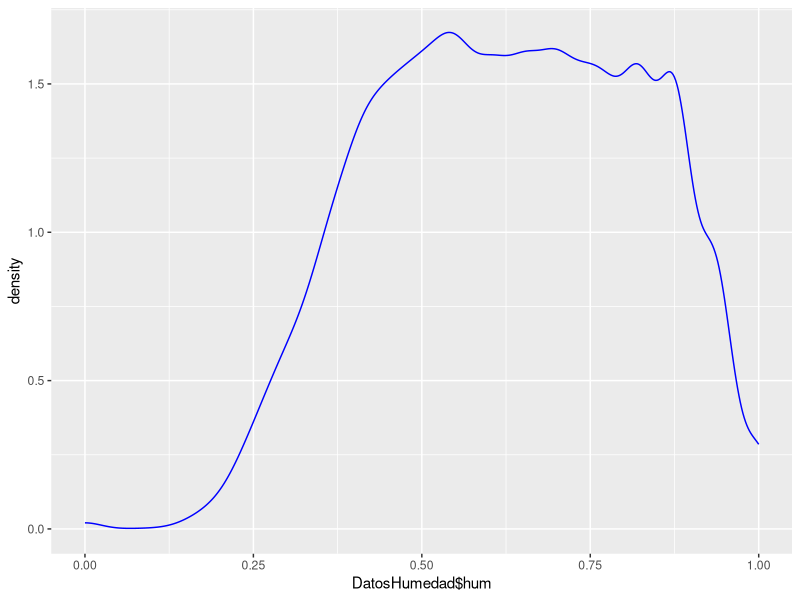
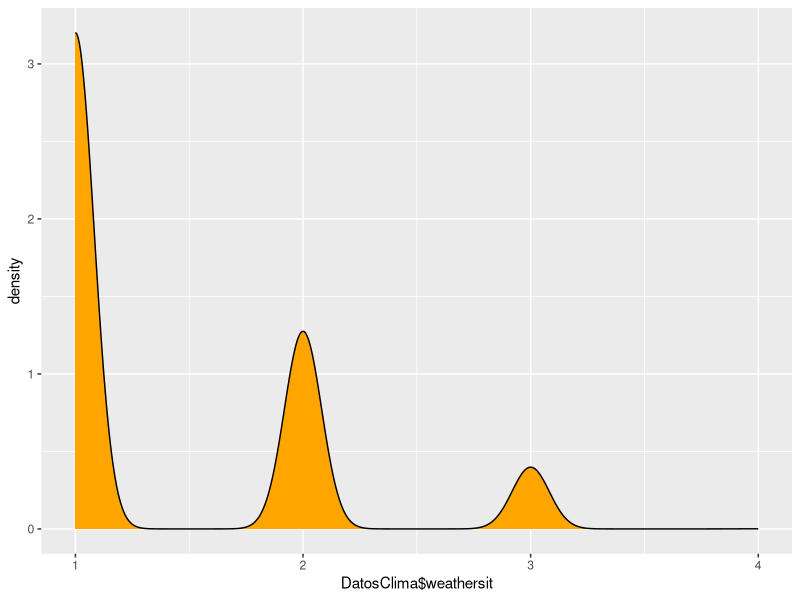
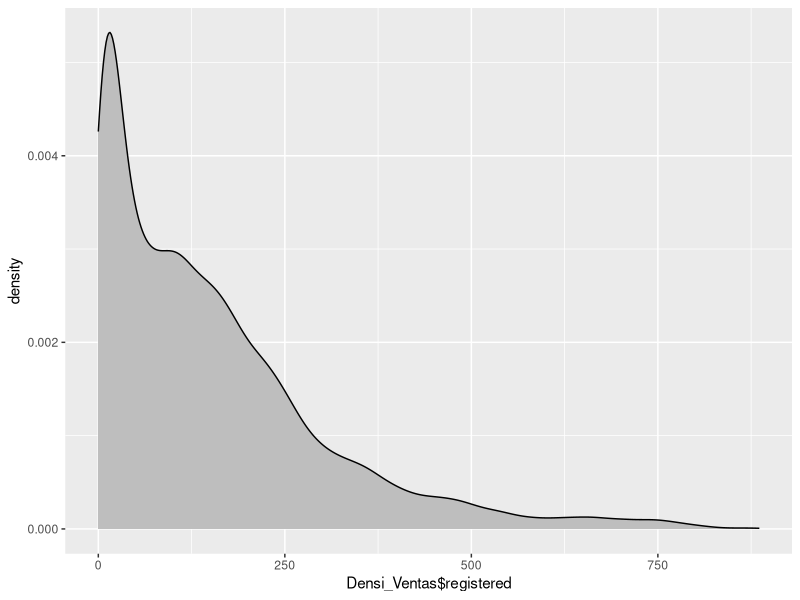
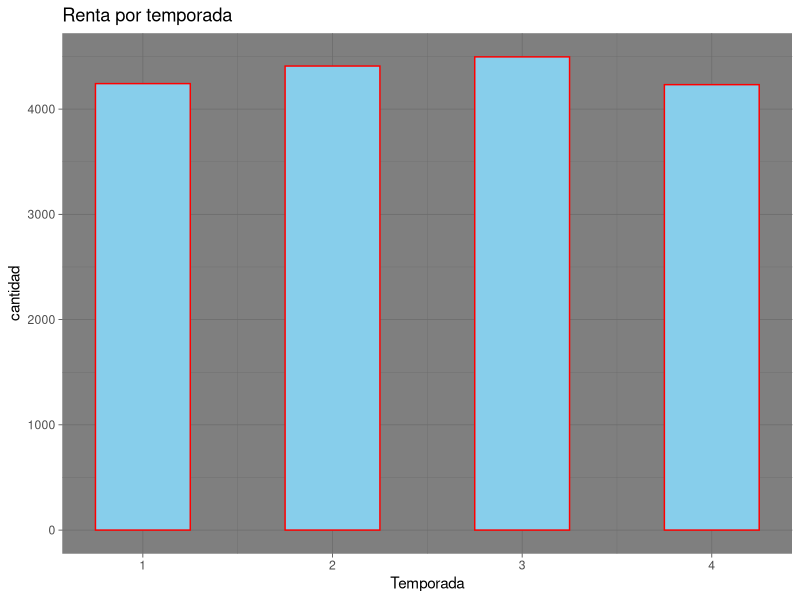
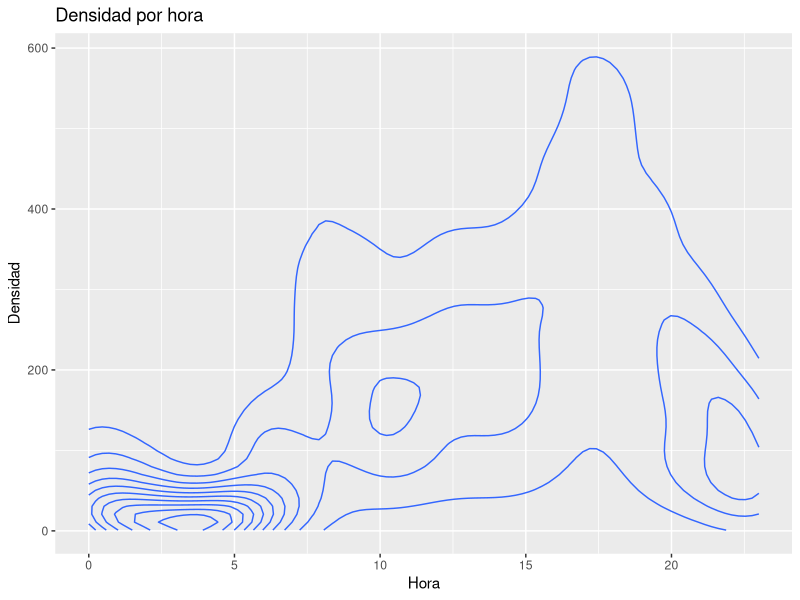
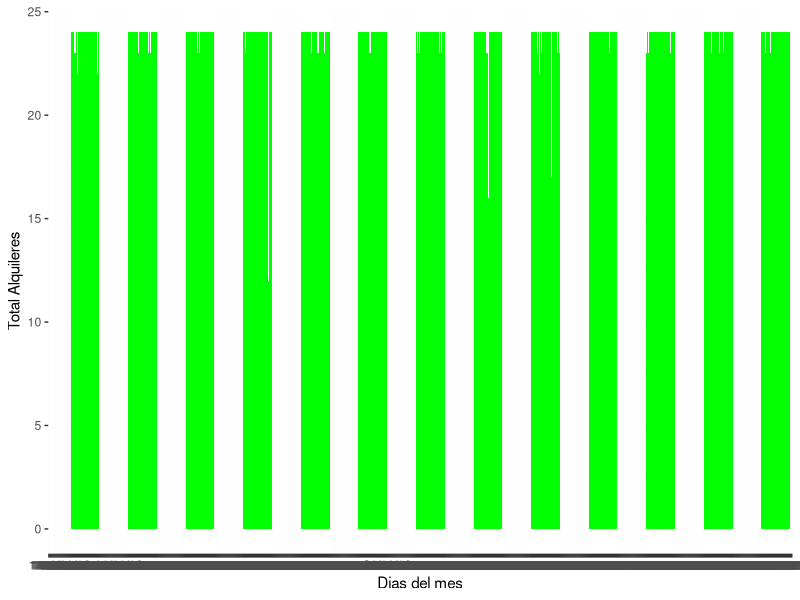

Write R code to recreate these figures, in order.
## ---- chunk 1
knitr::opts_chunk$set(echo = TRUE)
## ---- chunk 2
library(dplyr)
library(ggplot2)
## ---- chunk 3
summary(cars)
## ---- chunk 4
data <-read.csv2("hour.csv")
  data$temp <- as.numeric(data$temp)
  data$atemp <- as.numeric(data$atemp)
  data$windspeed <- as.numeric(data$windspeed)
  data$hum <- as.numeric(data$hum)
  data
## ---- chunk 5
DatosHora <- data %>%
  group_by(hr) %>%
  summarize(CantidadDemanda=sum(cnt)) 

DatosHora<-DatosHora %>%
  arrange(desc(CantidadDemanda))
DatosHora
## ---- chunk 6
DatosSeason<- data %>%
  group_by(season) %>%
  summarize(TemporadaAlta=sum(cnt))

DatosSeason<- DatosSeason %>%
  arrange(desc(TemporadaAlta))

DatosSeason

## ---- chunk 7
DatosTempe <- data%>%
  group_by(temp)%>%
  summarize(BajaDemanda = sum(cnt))

DatosTempe_Orden <- DatosTempe[order(DatosTempe$BajaDemanda), ]
  
DatosTempe
  

## ---- chunk 8
DatosHumedad<- data
    ggplot(DatosHumedad) + aes(x=DatosHumedad$hum) + 
      geom_density(col = "blue")
    theme_dark()
  

## ---- chunk 9
DatosClima<-data 
ggplot(DatosClima) + aes(x= DatosClima$weathersit) + 
  geom_density(fill = "orange")
  
## ---- chunk 10
Densi_Ventas<- data
ggplot(Densi_Ventas) + aes(x = Densi_Ventas$registered)+
      geom_density(fill = "gray")
## ---- chunk 11
  data %>%
  summarise(avg_registrados = mean(registered, na.rm = TRUE))

## ---- chunk 12
#9 mediana de personas que rentan bicicleta y no estan registradas

data %>%
  summarise(median_NoRegistrados = median(casual, na.rm = TRUE))
## ---- chunk 13

## ---- chunk 14
ggplot(data, aes(x=season)) + 
  geom_bar(width = 0.5, colour= "red", fill = "skyblue") + 
    labs(x="Temporada", y = "cantidad") + 
  ggtitle("Renta por temporada") + 
  theme_dark()
## ---- chunk 15

  ggplot(data, aes(x= hr, y=cnt)) + 
      geom_density_2d(aes(fill = ..level..)) +
  labs(title = "Densidad por hora", x= "Hora", y="Densidad")+
  scale_fill_viridis_c()
   theme_dark()
  



## ---- chunk 16
ggplot(data, aes(x = dteday)) +
  geom_bar(width = 0.5, fill = "green") +
  labs(x = "Dias del mes", y= "Total Alquileres") + 
  scale_fill_viridis_c()
  theme_dark()
  

